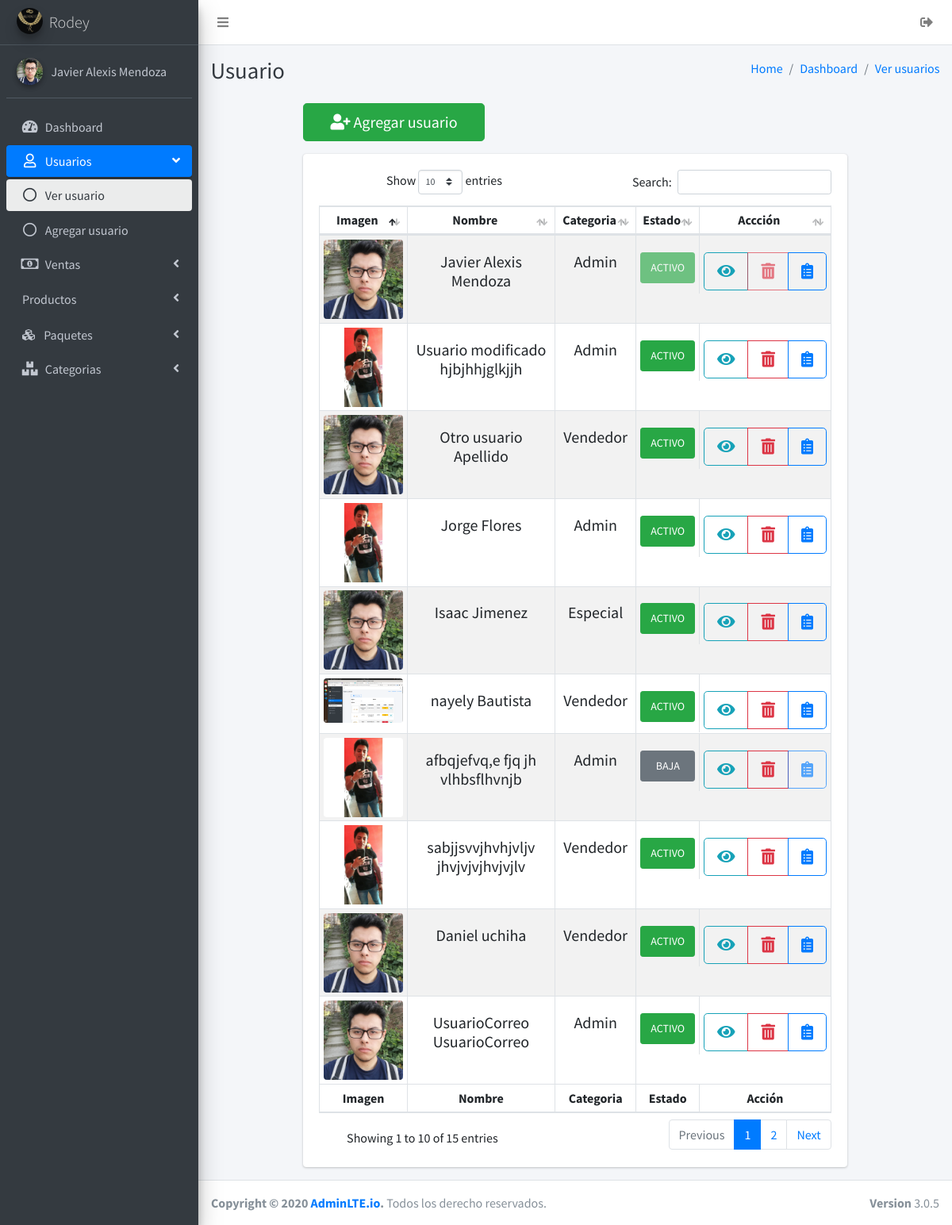
/vendedores/vendedores.php (signed in), run on the app's committed database.
### tables this page shows
CREATE TABLE `usuarios` (
  `idusuarios` int NOT NULL AUTO_INCREMENT,
  `nombre` varchar(45) NOT NULL,
  `apellidoP` varchar(45) NOT NULL,
  `apellidoM` varchar(45) NOT NULL,
  `numeroCelular` varchar(20) DEFAULT NULL,
  `correoElectronico` varchar(45) DEFAULT NULL,
  `direccion` varchar(100) DEFAULT NULL,
  `estado` tinyint(1) NOT NULL DEFAULT '1',
  `usuario` varchar(30) NOT NULL,
  `contraseña` varchar(300) NOT NULL,
  `imgUsuario` varchar(200) DEFAULT NULL,
  `categoria_usuario` int NOT NULL,
  `targeta` varchar(40) NOT NULL,
  PRIMARY KEY (`idusuarios`),
  KEY `fk_categoria_idx` (`categoria_usuario`),
  CONSTRAINT `fk_categoria` FOREIGN KEY (`categoria_usuario`) REFERENCES `categoria_usuario` (`idcategoria_usuario`)
);

CREATE TABLE `categoria_usuario` (
  `idcategoria_usuario` int NOT NULL AUTO_INCREMENT,
  `categoria_usuario` varchar(45) NOT NULL,
  PRIMARY KEY (`idcategoria_usuario`)
);

### sessionIniciada.php (called while the page is built, shortened)
<?php
if ((isset($_SESSION['idusuario']) && $_SESSION['idusuario'] != '')) {
    $idusuario = $_SESSION['idusuario'];
    include 'conexiones/conexion.php';
    $sql = "SELECT * FROM usuarios WHERE idusuarios = " . $idusuario . " and estado=1";
    $result = $conexion->query($sql);
    $mostrar = mysqli_fetch_array($result);
    $IDUSER = $mostrar['idusuarios'];
    $IMGUSER = $mostrar['imgUsuario'];
    $NOMBREUSER = $mostrar['nombre'] . ' ' . $mostrar['apellidoP'];
} else {
    $host  = $_SERVER['HTTP_HOST'];
    $uri   = rtrim(dirname($_SERVER['PHP_SELF']), '/\\');
    $extra = 'index.php';
    header("Location: http://$host/Admin_joyeria/$extra");
    die();
}

### vendedores/vendedores.php (the view, shortened to what this page needs)
<?php
include '../sessionIniciada.php';
?>
<!DOCTYPE html>
<html>
<head>
    <link rel="stylesheet" href="../plugins/fontawesome-free/css/all.min.css">
    <link rel="stylesheet" href="https://code.ionicframework.com/ionicons/2.0.1/css/ionicons.min.css">
    <link rel="stylesheet" href="../plugins/tempusdominus-bootstrap-4/css/tempusdominus-bootstrap-4.min.css">
    <link rel="stylesheet" href="../dist/css/adminlte.min.css">
    <link rel="stylesheet" href="../plugins/overlayScrollbars/css/OverlayScrollbars.min.css">
    <link rel="stylesheet" href="../plugins/summernote/summernote-bs4.css">
    <link rel="stylesheet" href="../plugins/datatables-bs4/css/dataTables.bootstrap4.min.css">
    <link rel="stylesheet" href="../plugins/datatables-responsive/css/responsive.bootstrap4.min.css">
</head>
<body class="hold-transition sidebar-mini layout-fixed">
    <div class="wrapper">
        <nav class="main-header navbar navbar-expand navbar-white navbar-light">
            <ul class="navbar-nav">
                <li class="nav-item">
                    <a class="nav-link" data-widget="pushmenu" href="#" role="button"><i class="fas fa-bars"></i></a>
                </li>
            </ul>
            <ul class="navbar-nav ml-auto">
                <a class="nav-link effectoHover" data-toggle="" href="../cerrarSesion.php">
                    <i class="fas fa-sign-out-alt"></i>
                </a>
            </ul>
        </nav>
        <aside class="main-sidebar sidebar-dark-primary elevation-4">
            <a href="../main.php" class="brand-link">
                <img src="../img/logo.png" alt="AdminLTE Logo" class="brand-image img-circle elevation-3" style="opacity: .8">
                <span class="brand-text font-weight-light">Rodey</span>
            </a>
            <div class="sidebar">
                <div class="user-panel mt-3 pb-3 mb-3 d-flex">
                    <div class="image">
                        <img src="<?= $IMGUSER ?>" class="img-circle elevation-2" alt="User Image">
                    </div>
                    <div class="info">
                        <a href="#" class="d-block"><?php echo $NOMBREUSER ?></a>
                    </div>
                </div>
                <nav class="mt-2">
                    <ul class="nav nav-pills nav-sidebar flex-column" data-widget="treeview" role="menu" data-accordion="false">
                        <li class="nav-item">
                            <a href="../main.php" class="nav-link ">
                                <i class="nav-icon fas fa-tachometer-alt"></i>
                                <p>
                                    Dashboard
                                </p>
                            </a>
                        </li>
                        <li class="nav-item has-treeview menu-open">
                            <a href="#" class="nav-link active">
                                <i class="far fa-user nav-icon"></i>
                                <p>
                                    Usuarios
                                    <i class="fas fa-angle-left right"></i>
                                </p>
                            </a>
                            <ul class="nav nav-treeview">
                                <li class="nav-item">
                                    <a href="vendedores.php" class="nav-link active">
                                        <i class="far fa-circle nav-icon"></i>
                                        <p>Ver usuario</p>
                                    </a>
                                </li>
                                <li class="nav-item">
                                    <a href="agregarVendedor.php" class="nav-link">
                                        <i class="far fa-circle nav-icon"></i>
                                        <p>Agregar usuario</p>
                                    </a>
                                </li>
                            </ul>
                        </li>
                        <li class="nav-item has-treeview">
                            <a href="#" class="nav-link">
                                <i class="far fa-money-bill-alt nav-icon"></i>
                                <p>
                                    Ventas
                                    <i class="fas fa-angle-left right"></i>
                                </p>
                            </a>
                        </li>
                        <li class="nav-item has-treeview">
                            <a href="#" class="nav-link">
                                <p>
                                    Productos
                                    <i class="fas fa-angle-left right"></i>
                                </p>
                            </a>
                        </li>
                        <li class="nav-item has-treeview ">
                            <a href="#" class="nav-link ">
                                <i class="fas fa-cubes mx-1"></i>
                                <p class="ml-1">
                                    Paquetes
                                    <i class="fas fa-angle-left right"></i>
                                </p>
                            </a>
                        </li>
                        <li class="nav-item has-treeview">
                            <a href="#" class="nav-link">
                                <i class="fas fa-boxes nav-icon"></i>
                                <p>
                                    Categorias
                                    <i class="fas fa-angle-left right"></i>
                                </p>
                            </a>
                        </li>
                    </ul>
                </nav>
            </div>
        </aside>
        <div class="content-wrapper">
            <div class="content-header">
                <div class="container-fluid">
                    <div class="row mb-2">
                        <div class="col-sm-6">
                            <h1 class="m-0 text-dark">Usuario</h1>
                        </div>
                        <div class="col-sm-6">
                            <ol class="breadcrumb float-sm-right">
                                <li class="breadcrumb-item"><a href="../main.php">Home</a></li>
                                <li class="breadcrumb-item"><a href="../main.php">Dashboard</a></li>
                                <li class="breadcrumb-item disabled"><a href="vendedores.php">Ver usuarios</a></li>
                            </ol>
                        </div>
                    </div>
                </div>
            </div>
            <section class="content">
                <div class="container-fluid">
                    <div class="row justify-content-center">
                        <div class="col-lg-9 col-sm-12">
                            <a href="agregarVendedor.php" class="col-sm-12 col-lg-4 btn-lg btn btn-success mb-3"><i class="fas fa-user-plus"></i> Agregar usuario</a>
                        </div>
                    </div>
                </div>
            </section>
            <section class="content">
                <div class="container-fluid">
                    <div class="row justify-content-center">
                        <div class="col-lg-9 col-sm-12">
                            <div class="card">
                                <div class="card-body w-100 text-center">
                                    <table id="example2" class="w-100 text-center table-hover table-sm table table-bordered table-striped table-responsive">
                                        <thead>
                                            <tr>
                                                <th>Imagen</th>
                                                <th>Nombre</th>
                                                <th>Categoria</th>
                                                <th>Estado</th>
                                                <th>Accción</th>
                                            </tr>
                                        </thead>
                                        <tbody>
                                            <tr>
                                                <?php
                                                include '../conexiones/conexion.php';
                                                $sql = 'SELECT * FROM usuarios';
                                                $result = $conexion->query($sql);
                                                $imagenUser = "SELECT * FROM usuarios";
                                                while ($mostrar = mysqli_fetch_array($result)) {
                                                    if (($mostrar['imgUsuario'] == 'user-default.jpg') || ($mostrar['imgUsuario'] == '')) {
                                                        $imagenUser = '../uploads/user-default.jpg';
                                                    } else {
                                                        $imagenUser = $mostrar['imgUsuario'];
                                                    }
                                                ?>
                                                    <td>
                                                        <img src="<?= $imagenUser ?>" alt="Imagen de usuario" class="rounded my-0 mx-0" width="100">
                                                    </td>
                                                    <td>
                                                        <p class="mt-3 h5">
                                                            <?php echo $mostrar['nombre'] . ' ' . $mostrar['apellidoP'] ?>
                                                        </p>
                                                    </td>
                                                    <td>
                                                        <p class="mt-3 h5"><?php
                                                                            include '../conexiones/conexion.php';
                                                                            $sqlCategoria = "CALL getIDCategoria(" . $mostrar['categoria_usuario'] . ") ";
                                                                            if ($resultadoCategoria = $conexion->query($sqlCategoria)) {
                                                                                $resultadoCategoria = mysqli_fetch_array($resultadoCategoria);
                                                                                echo $resultadoCategoria['categoria_usuario'];
                                                                            } else {
                                                                            }
                                                                            ?></p>
                                                    </td>
                                                    <td class="d-flex">
                                                        <a href="vendedores.php?id=<?= $mostrar['idusuarios'] ?>&estate=<?= $mostrar['estado'] ?> " class="btn w-100 text-uppercase h4  btn-sm mt-3 h5 p-2
                                            <?= ($mostrar['estado'] == 1) ? 'btn-success ' : 'btn-secondary '; ?>
                                            <?= ($IDUSER == $mostrar['idusuarios']) ? 'disabled ' : ''; ?> "><?php echo ($mostrar['estado'] == 1) ? 'Activo' : 'Baja'; ?>
                                                        </a>
                                                    </td>
                                                    <td>
                                                        <div class="btn-group mt-3" role="toolbar" aria-label="Toolbar with button groups">
                                                            <a href="accionesUsuario.php?id=<?= $mostrar['idusuarios'] ?>&acc=editar" class="btn btn-lg btn-outline-info"><i class="fas fa-eye"></i></a>
                                                            <a href="accionesUsuario.php?id=<?= $mostrar['idusuarios'] ?>&acc=eliminar" class="btn btn-lg btn-outline-danger <?= ($IDUSER == $mostrar['idusuarios']) ? 'disabled ' : ''; ?>"><i class="fas fa-trash-alt"></i></a>
                                                            <a href="asignarProducto/masProducto.php?id=<?= $mostrar['idusuarios'] ?>" class="btn btn-lg  btn-outline-primary <?= ($mostrar['estado'] == 1) ? '' : ' disabled'; ?>"><i class="fas fa-clipboard-list"></i></a>
                                                        </div>
                                                    </td>
                                            </tr>
                                        <?php
                                                }
                                        ?>
                                        </tbody>
                                        <tfoot>
                                            <tr>
                                                <th>Imagen</th>
                                                <th>Nombre</th>
                                                <th>Categoria</th>
                                                <th>Estado</th>
                                                <th>Acción</th>
                                            </tr>
                                        </tfoot>
                                    </table>
                                </div>
                            </div>
                        </div>
                    </div>
                </div>
            </section>
        </div>
        <footer class=" main-footer ">
            <strong>Copyright &copy; 2020 <a href="#">AdminLTE.io</a>.</strong> Todos los derecho reservados.
            <div class=" float-right d-none d-sm-inline-block ">
                <b>Version</b> 3.0.5
            </div>
        </footer>
    </div>
</body>
</html>

### vendedores/vendedores.php (style rules this page uses)
.effectoHover { color: #e1e1e1; }

### data on the page
usuarios: imgUsuario (picture), NOMBREUSER "Javier Alexis Mendoza", nombre "Javier Alexis", apellidoP "Mendoza", categoria_usuario.categoria_usuario "Admin", estado "ACTIVO"
usuarios: imgUsuario (picture), nombre "Usuario modificado", apellidoP "hjbjhhjglkjjh", categoria_usuario.categoria_usuario "Admin", estado "ACTIVO"
usuarios: imgUsuario (picture), nombre "Otro usuario", apellidoP "Apellido", categoria_usuario.categoria_usuario "Vendedor", estado "ACTIVO"
usuarios: imgUsuario (picture), nombre "Jorge", apellidoP "Flores", categoria_usuario.categoria_usuario "Admin", estado "ACTIVO"
usuarios: imgUsuario (picture), nombre "Isaac", apellidoP "Jimenez", categoria_usuario.categoria_usuario "Especial", estado "ACTIVO"
usuarios: imgUsuario (picture), nombre "nayely", apellidoP "Bautista", categoria_usuario.categoria_usuario "Vendedor", estado "ACTIVO"
usuarios: imgUsuario (picture), nombre "afbqjefvq,e fjq jh", apellidoP "vlhbsflhvnjb", categoria_usuario.categoria_usuario "Admin", estado "BAJA"
usuarios: imgUsuario (picture), nombre "sabjjsvvjhvhjvljv", apellidoP "jhvjvjvjhvjvjlv", categoria_usuario.categoria_usuario "Vendedor", estado "ACTIVO"
usuarios: imgUsuario (picture), nombre "Daniel", apellidoP "uchiha", categoria_usuario.categoria_usuario "Vendedor", estado "ACTIVO"
usuarios: imgUsuario (picture), nombre "UsuarioCorreo", apellidoP "UsuarioCorreo", categoria_usuario.categoria_usuario "Admin", estado "ACTIVO"
